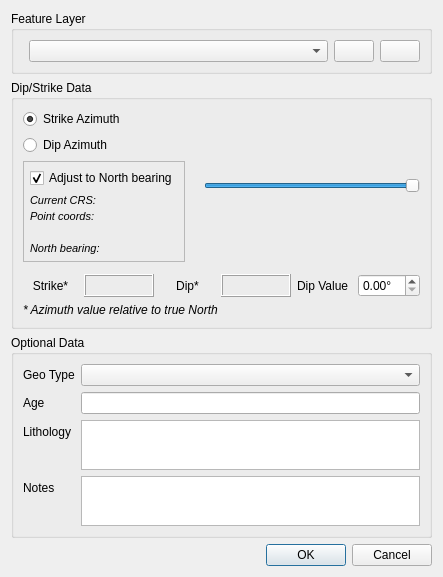
<?xml version="1.0" encoding="UTF-8"?>
<ui version="4.0">
 <class>Dialog</class>
 <widget class="QDialog" name="Dialog">
  <property name="geometry">
   <rect>
    <x>0</x>
    <y>0</y>
    <width>443</width>
    <height>452</height>
   </rect>
  </property>
  <property name="windowTitle">
   <string>Insert Dip Strike Data</string>
  </property>
  <layout class="QVBoxLayout" name="verticalLayout">
   <item>
    <widget class="QGroupBox" name="groupBox">
     <property name="title">
      <string>Feature Layer</string>
     </property>
     <layout class="QFormLayout" name="formLayout">
      <item row="0" column="1">
       <layout class="QHBoxLayout" name="horizontalLayout_3">
        <item>
         <widget class="QgsMapLayerComboBox" name="cbo_feature_layer">
          <property name="allowEmptyLayer">
           <bool>true</bool>
          </property>
          <property name="showCrs">
           <bool>true</bool>
          </property>
         </widget>
        </item>
        <item>
         <widget class="QPushButton" name="btn_configure_layer">
          <property name="sizePolicy">
           <sizepolicy hsizetype="Fixed" vsizetype="Fixed">
            <horstretch>0</horstretch>
            <verstretch>0</verstretch>
           </sizepolicy>
          </property>
         </widget>
        </item>
        <item>
         <widget class="QPushButton" name="btn_new_layer">
          <property name="sizePolicy">
           <sizepolicy hsizetype="Fixed" vsizetype="Fixed">
            <horstretch>0</horstretch>
            <verstretch>0</verstretch>
           </sizepolicy>
          </property>
         </widget>
        </item>
       </layout>
      </item>
     </layout>
    </widget>
   </item>
   <item>
    <widget class="QGroupBox" name="groupBox_2">
     <property name="title">
      <string>Dip/Strike Data</string>
     </property>
     <layout class="QVBoxLayout" name="verticalLayout_5">
      <item>
       <layout class="QHBoxLayout" name="horizontalLayout_2">
        <item>
         <layout class="QVBoxLayout" name="verticalLayout_4">
          <item>
           <layout class="QHBoxLayout" name="azimuth_hlayout"/>
          </item>
          <item>
           <widget class="QRadioButton" name="rdio_strike">
            <property name="text">
             <string>Strike Azimuth</string>
            </property>
            <property name="checked">
             <bool>true</bool>
            </property>
           </widget>
          </item>
          <item>
           <widget class="QRadioButton" name="rdio_dip">
            <property name="text">
             <string>Dip Azimuth</string>
            </property>
           </widget>
          </item>
          <item>
           <widget class="QFrame" name="frame">
            <property name="frameShape">
             <enum>QFrame::StyledPanel</enum>
            </property>
            <property name="frameShadow">
             <enum>QFrame::Raised</enum>
            </property>
            <layout class="QVBoxLayout" name="verticalLayout_6">
             <property name="leftMargin">
              <number>6</number>
             </property>
             <property name="topMargin">
              <number>6</number>
             </property>
             <property name="rightMargin">
              <number>6</number>
             </property>
             <property name="bottomMargin">
              <number>6</number>
             </property>
             <item>
              <widget class="QCheckBox" name="chk_true_north">
               <property name="text">
                <string>Adjust to North bearing</string>
               </property>
               <property name="checked">
                <bool>true</bool>
               </property>
              </widget>
             </item>
             <item>
              <layout class="QFormLayout" name="formLayout_2">
               <property name="horizontalSpacing">
                <number>3</number>
               </property>
               <property name="verticalSpacing">
                <number>3</number>
               </property>
               <item row="0" column="0">
                <widget class="QLabel" name="label_7">
                 <property name="font">
                  <font>
                   <pointsize>8</pointsize>
                   <italic>true</italic>
                  </font>
                 </property>
                 <property name="text">
                  <string>Current CRS:</string>
                 </property>
                </widget>
               </item>
               <item row="0" column="1">
                <widget class="QLabel" name="lbl_crs">
                 <property name="font">
                  <font>
                   <pointsize>8</pointsize>
                  </font>
                 </property>
                 <property name="text">
                  <string/>
                 </property>
                </widget>
               </item>
               <item row="2" column="0">
                <widget class="QLabel" name="label_6">
                 <property name="font">
                  <font>
                   <pointsize>8</pointsize>
                   <italic>true</italic>
                  </font>
                 </property>
                 <property name="text">
                  <string>Point coords:</string>
                 </property>
                </widget>
               </item>
               <item row="2" column="1">
                <widget class="QLabel" name="lbl_coord_x">
                 <property name="font">
                  <font>
                   <pointsize>8</pointsize>
                  </font>
                 </property>
                 <property name="text">
                  <string/>
                 </property>
                </widget>
               </item>
               <item row="3" column="1">
                <widget class="QLabel" name="lbl_coord_y">
                 <property name="font">
                  <font>
                   <pointsize>8</pointsize>
                  </font>
                 </property>
                 <property name="text">
                  <string/>
                 </property>
                </widget>
               </item>
               <item row="4" column="0">
                <widget class="QLabel" name="label_5">
                 <property name="font">
                  <font>
                   <pointsize>8</pointsize>
                   <weight>50</weight>
                   <italic>true</italic>
                   <bold>false</bold>
                  </font>
                 </property>
                 <property name="text">
                  <string>North bearing:</string>
                 </property>
                </widget>
               </item>
               <item row="4" column="1">
                <widget class="QLabel" name="lbl_north_bearing">
                 <property name="font">
                  <font>
                   <pointsize>8</pointsize>
                   <weight>75</weight>
                   <bold>true</bold>
                  </font>
                 </property>
                 <property name="text">
                  <string/>
                 </property>
                </widget>
               </item>
              </layout>
             </item>
            </layout>
           </widget>
          </item>
          <item>
           <spacer name="verticalSpacer">
            <property name="orientation">
             <enum>Qt::Vertical</enum>
            </property>
            <property name="sizeHint" stdset="0">
             <size>
              <width>20</width>
              <height>0</height>
             </size>
            </property>
           </spacer>
          </item>
         </layout>
        </item>
        <item>
         <widget class="QFrame" name="grp_preview">
          <property name="sizePolicy">
           <sizepolicy hsizetype="Expanding" vsizetype="Preferred">
            <horstretch>0</horstretch>
            <verstretch>0</verstretch>
           </sizepolicy>
          </property>
          <property name="minimumSize">
           <size>
            <width>150</width>
            <height>150</height>
           </size>
          </property>
          <property name="frameShape">
           <enum>QFrame::NoFrame</enum>
          </property>
          <property name="frameShadow">
           <enum>QFrame::Plain</enum>
          </property>
          <layout class="QVBoxLayout" name="verticalLayout_3">
           <property name="leftMargin">
            <number>0</number>
           </property>
           <property name="topMargin">
            <number>0</number>
           </property>
           <property name="rightMargin">
            <number>0</number>
           </property>
           <property name="bottomMargin">
            <number>0</number>
           </property>
           <item>
            <layout class="QVBoxLayout" name="verticalLayout_2">
             <item>
              <layout class="QHBoxLayout" name="horizontalLayout">
               <item>
                <widget class="QLabel" name="label_opacity">
                 <property name="text">
                  <string/>
                 </property>
                </widget>
               </item>
               <item>
                <widget class="QSlider" name="opacity_slider">
                 <property name="maximum">
                  <number>100</number>
                 </property>
                 <property name="singleStep">
                  <number>1</number>
                 </property>
                 <property name="value">
                  <number>100</number>
                 </property>
                 <property name="orientation">
                  <enum>Qt::Horizontal</enum>
                 </property>
                </widget>
               </item>
              </layout>
             </item>
            </layout>
           </item>
          </layout>
         </widget>
        </item>
       </layout>
      </item>
      <item>
       <layout class="QVBoxLayout" name="verticalLayout_7">
        <property name="topMargin">
         <number>6</number>
        </property>
       </layout>
      </item>
      <item>
       <layout class="QGridLayout" name="gridLayout_3">
        <item row="0" column="2">
         <widget class="QLabel" name="label_9">
          <property name="text">
           <string>Dip*</string>
          </property>
          <property name="alignment">
           <set>Qt::AlignCenter</set>
          </property>
         </widget>
        </item>
        <item row="0" column="0">
         <widget class="QLabel" name="label_8">
          <property name="text">
           <string>Strike*</string>
          </property>
          <property name="alignment">
           <set>Qt::AlignCenter</set>
          </property>
         </widget>
        </item>
        <item row="0" column="1">
         <widget class="QLabel" name="lbl_strike_dir">
          <property name="sizePolicy">
           <sizepolicy hsizetype="Fixed" vsizetype="Preferred">
            <horstretch>0</horstretch>
            <verstretch>0</verstretch>
           </sizepolicy>
          </property>
          <property name="minimumSize">
           <size>
            <width>70</width>
            <height>0</height>
           </size>
          </property>
          <property name="font">
           <font>
            <weight>75</weight>
            <bold>true</bold>
           </font>
          </property>
          <property name="frameShape">
           <enum>QFrame::Box</enum>
          </property>
          <property name="frameShadow">
           <enum>QFrame::Raised</enum>
          </property>
          <property name="text">
           <string/>
          </property>
          <property name="alignment">
           <set>Qt::AlignCenter</set>
          </property>
         </widget>
        </item>
        <item row="0" column="4">
         <widget class="QLabel" name="label">
          <property name="text">
           <string>Dip Value</string>
          </property>
         </widget>
        </item>
        <item row="0" column="5">
         <widget class="QgsDoubleSpinBox" name="spin_dip">
          <property name="suffix">
           <string>°</string>
          </property>
          <property name="maximum">
           <double>90.000000000000000</double>
          </property>
         </widget>
        </item>
        <item row="0" column="3">
         <widget class="QLabel" name="lbl_dip_dir">
          <property name="sizePolicy">
           <sizepolicy hsizetype="Fixed" vsizetype="Preferred">
            <horstretch>0</horstretch>
            <verstretch>0</verstretch>
           </sizepolicy>
          </property>
          <property name="minimumSize">
           <size>
            <width>70</width>
            <height>0</height>
           </size>
          </property>
          <property name="font">
           <font>
            <weight>75</weight>
            <bold>true</bold>
           </font>
          </property>
          <property name="frameShape">
           <enum>QFrame::Box</enum>
          </property>
          <property name="frameShadow">
           <enum>QFrame::Raised</enum>
          </property>
          <property name="text">
           <string/>
          </property>
          <property name="alignment">
           <set>Qt::AlignCenter</set>
          </property>
         </widget>
        </item>
       </layout>
      </item>
      <item>
       <widget class="QLabel" name="label_true_north_relative">
        <property name="font">
         <font>
          <pointsize>9</pointsize>
          <italic>true</italic>
         </font>
        </property>
        <property name="text">
         <string>* Azimuth value relative to true North</string>
        </property>
       </widget>
      </item>
     </layout>
    </widget>
   </item>
   <item>
    <widget class="QgsCollapsibleGroupBox" name="grp_optional">
     <property name="title">
      <string>Optional Data</string>
     </property>
     <property name="collapsed">
      <bool>true</bool>
     </property>
     <layout class="QFormLayout" name="formLayout_3">
      <item row="0" column="0">
       <widget class="QLabel" name="label_10">
        <property name="text">
         <string>Geo Type</string>
        </property>
       </widget>
      </item>
      <item row="0" column="1">
       <widget class="QComboBox" name="cbo_geo_type"/>
      </item>
      <item row="1" column="0">
       <widget class="QLabel" name="label_2">
        <property name="text">
         <string>Age</string>
        </property>
       </widget>
      </item>
      <item row="1" column="1">
       <widget class="QLineEdit" name="line_age"/>
      </item>
      <item row="2" column="0">
       <widget class="QLabel" name="label_3">
        <property name="text">
         <string>Lithology</string>
        </property>
       </widget>
      </item>
      <item row="2" column="1">
       <widget class="QTextEdit" name="text_litho">
        <property name="sizePolicy">
         <sizepolicy hsizetype="Expanding" vsizetype="Fixed">
          <horstretch>0</horstretch>
          <verstretch>0</verstretch>
         </sizepolicy>
        </property>
        <property name="minimumSize">
         <size>
          <width>0</width>
          <height>50</height>
         </size>
        </property>
        <property name="maximumSize">
         <size>
          <width>16777215</width>
          <height>50</height>
         </size>
        </property>
       </widget>
      </item>
      <item row="3" column="0">
       <widget class="QLabel" name="label_4">
        <property name="text">
         <string>Notes</string>
        </property>
       </widget>
      </item>
      <item row="3" column="1">
       <widget class="QTextEdit" name="text_notes">
        <property name="sizePolicy">
         <sizepolicy hsizetype="Expanding" vsizetype="Fixed">
          <horstretch>0</horstretch>
          <verstretch>0</verstretch>
         </sizepolicy>
        </property>
        <property name="minimumSize">
         <size>
          <width>0</width>
          <height>50</height>
         </size>
        </property>
        <property name="maximumSize">
         <size>
          <width>16777215</width>
          <height>50</height>
         </size>
        </property>
       </widget>
      </item>
     </layout>
    </widget>
   </item>
   <item>
    <widget class="QDialogButtonBox" name="buttonBox">
     <property name="orientation">
      <enum>Qt::Horizontal</enum>
     </property>
     <property name="standardButtons">
      <set>QDialogButtonBox::Cancel|QDialogButtonBox::Ok</set>
     </property>
    </widget>
   </item>
  </layout>
 </widget>
 <customwidgets>
  <customwidget>
   <class>QgsCollapsibleGroupBox</class>
   <extends>QGroupBox</extends>
   <header>qgscollapsiblegroupbox.h</header>
   <container>1</container>
  </customwidget>
  <customwidget>
   <class>QgsDoubleSpinBox</class>
   <extends>QDoubleSpinBox</extends>
   <header>qgsdoublespinbox.h</header>
  </customwidget>
  <customwidget>
   <class>QgsMapLayerComboBox</class>
   <extends>QComboBox</extends>
   <header>qgsmaplayercombobox.h</header>
  </customwidget>
 </customwidgets>
 <resources/>
 <connections>
  <connection>
   <sender>buttonBox</sender>
   <signal>accepted()</signal>
   <receiver>Dialog</receiver>
   <slot>accept()</slot>
   <hints>
    <hint type="sourcelabel">
     <x>248</x>
     <y>254</y>
    </hint>
    <hint type="destinationlabel">
     <x>157</x>
     <y>274</y>
    </hint>
   </hints>
  </connection>
  <connection>
   <sender>buttonBox</sender>
   <signal>rejected()</signal>
   <receiver>Dialog</receiver>
   <slot>reject()</slot>
   <hints>
    <hint type="sourcelabel">
     <x>316</x>
     <y>260</y>
    </hint>
    <hint type="destinationlabel">
     <x>286</x>
     <y>274</y>
    </hint>
   </hints>
  </connection>
 </connections>
</ui>
